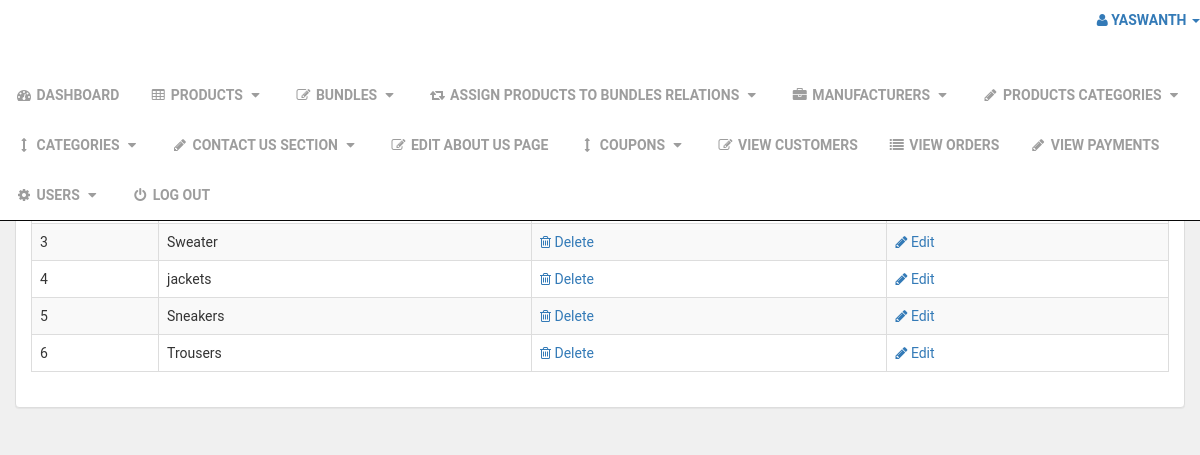
Screenshot of /admin_area/index.php?view_p_cats (signed in) with the database file from the repository.
### tables this page shows
CREATE TABLE `product_categories` (
  `p_cat_id` int(10) NOT NULL,
  `p_cat_title` text NOT NULL,
  `p_cat_top` text NOT NULL,
  `p_cat_image` text NOT NULL
);

### admin_area/view_p_cats.php (the view, shortened to what this page needs)
<?php
if(!isset($_SESSION['admin_email'])){
echo "<script>window.open('login.php','_self')</script>";
}
else {
?>
<div class="row">
<div class="col-lg-12">
<ol class="breadcrumb">
<li class="active">
</li>
</ol>
</div>
</div>
<div class="row">
<div class="col-lg-12">
<div class="panel panel-default">
<div class="panel-heading">
<h3 class="panel-title">
</h3>
</div>
<div class="panel-body">
<div class="table-responsive">
<table class="table table-bordered table-hover table-striped">
<thead>
<tr>
<th>#</th>
<th>Name</th>
<th>Delete</th>
<th>Edit</th>
</tr>
</thead>
<tbody>
<?php
$i=0;
$get_p_cats = "select * from product_categories";
$run_p_cats = mysqli_query($con,$get_p_cats);
while($row_p_cats = mysqli_fetch_array($run_p_cats)){
$p_cat_id = $row_p_cats['p_cat_id'];
$p_cat_title = $row_p_cats['p_cat_title'];
$i++;
?>
<tr>
<td> <?php echo $i; ?> </td>
<td> <?php echo $p_cat_title; ?> </td>
<td>
<a href="index.php?delete_p_cat=<?php echo $p_cat_id; ?>">
<i class="fa fa-trash-o"></i> Delete
</a>
</td>
<td>
<a href="index.php?edit_p_cat=<?php echo $p_cat_id; ?>">
<i class="fa fa-pencil"></i> Edit
</a>
</td>
</tr>
<?php } ?>
</tbody>
</table>
</div>
</div>
</div>
</div>
</div>
<?php } ?>

### admin_area/includes/sidebar.php (shortened to what this page needs)
<?php
if(!isset($_SESSION['admin_email'])){
echo "<script>window.open('login.php','_self')</script>";
}
else {
?>
<nav class="navbar navbar-inverse navbar-fixed-top" >
<div class="navbar-header" >
<a class="navbar-brand" href="index.php?dashboard" >Admin Panel</a>
</div>
<ul class="nav navbar-right top-nav" >
<li class="dropdown" >
<a href="#" class="dropdown-toggle" data-toggle="dropdown" >
<i class="fa fa-user" ></i>
<?php echo $admin_name; ?> <b class="caret" ></b>
</a>
</li>
</ul>
<div class="collapse navbar-collapse navbar-ex1-collapse">
<ul class="nav navbar-nav side-nav">
<li>
<a href="index.php?dashboard">
<i class="fa fa-fw fa-dashboard"></i> Dashboard
</a>
</li>
<li>
<a href="#" data-toggle="collapse" data-target="#products">
<i class="fa fa-fw fa-table"></i> Products
<i class="fa fa-fw fa-caret-down"></i>
</a>
</li>
<li>
<a href="#" data-toggle="collapse" data-target="#bundles">
<i class="fa fa-fw fa-edit"></i> Bundles
<i class="fa fa-fw fa-caret-down"></i>
</a>
</li>
<li>
<a href="#" data-toggle="collapse" data-target="#relations">
<i class="fa fa-fw fa-retweet"></i> Assign Products To Bundles Relations
<i class="fa fa-fw fa-caret-down"></i>
</a>
</li>
<li>
<a href="#" data-toggle="collapse" data-target="#manufacturers">
<i class="fa fa-fw fa-briefcase"></i> Manufacturers
<i class="fa fa-fw fa-caret-down"></i>
</a>
</li>
<li>
<a href="#" data-toggle="collapse" data-target="#p_cat">
<i class="fa fa-fw fa-pencil"></i> Products Categories
<i class="fa fa-fw fa-caret-down"></i>
</a>
</li>
<li>
<a href="#" data-toggle="collapse" data-target="#cat">
<i class="fa fa-fw fa-arrows-v"></i> Categories
<i class="fa fa-fw fa-caret-down"></i>
</a>
</li>
<li>
<a href="#" data-toggle="collapse" data-target="#contact_us">
<i class="fa fa-fw fa-pencil"> </i> Contact Us Section
<i class="fa fa-fw fa-caret-down"></i>
</a>
</li>
<li>
<a href="index.php?edit_about_us">
<i class="fa fa-fw fa-edit"></i> Edit About Us Page
</a>
</li>
<li>
<a href="#" data-toggle="collapse" data-target="#coupons">
<i class="fa fa-fw fa-arrows-v"></i> Coupons
<i class="fa fa-fw fa-caret-down"></i>
</a>
</li>
<li>
<a href="index.php?view_customers">
<i class="fa fa-fw fa-edit"></i> View Customers
</a>
</li>
<li>
<a href="index.php?view_orders">
<i class="fa fa-fw fa-list"></i> View Orders
</a>
</li>
<li>
<a href="index.php?view_payments">
<i class="fa fa-fw fa-pencil"></i> View Payments
</a>
</li>
<li>
<a href="#" data-toggle="collapse" data-target="#users">
<i class="fa fa-fw fa-gear"></i> Users
<i class="fa fa-fw fa-caret-down"></i>
</a>
</li>
<li>
<a href="logout.php">
<i class="fa fa-fw fa-power-off"></i> Log Out
</a>
</li>
</ul>
</div>
</nav>
<?php } ?>

### styles/style.css (style rules this page uses)
body { font-family: "Roboto", Helvetica, Arial, sans-serif; font-size: 14px; line-height: 1.42857143; color: #333333; background-color: #f0f0f0; overflow-x: hidden; }
.navbar { background:white; }
.navbar-brand { float:left; padding: 10px 15px; font-size:18px; line-height:20px; height:70px; }
.navbar ul.nav > li > a { text-transform:uppercase; font-weight:bold; font-size:14px; }
.breadcrumb { padding: 8px 15px; margin-bottom:20px; background-color: #ffffff; border-radius: 0; box-shadow: 0 1px 5px rgba(0, 0, 0, 0.5); }

### rows the page displays
product_categories: p_cat_title "Sweater"
product_categories: p_cat_title "jackets"
product_categories: p_cat_title "Sneakers"
product_categories: p_cat_title "Trousers"

### other values shown
$admin_name "YASWANTH"
